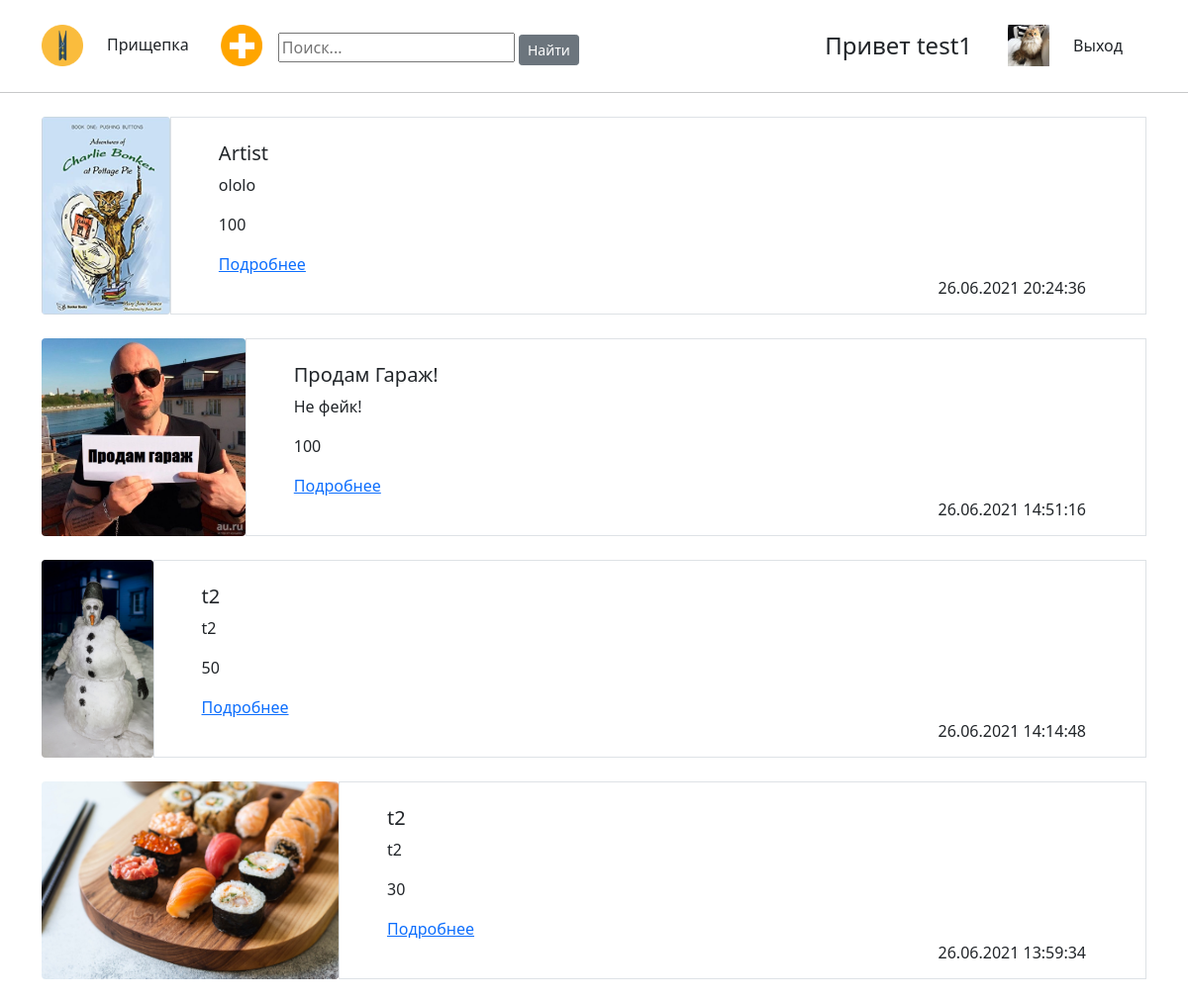
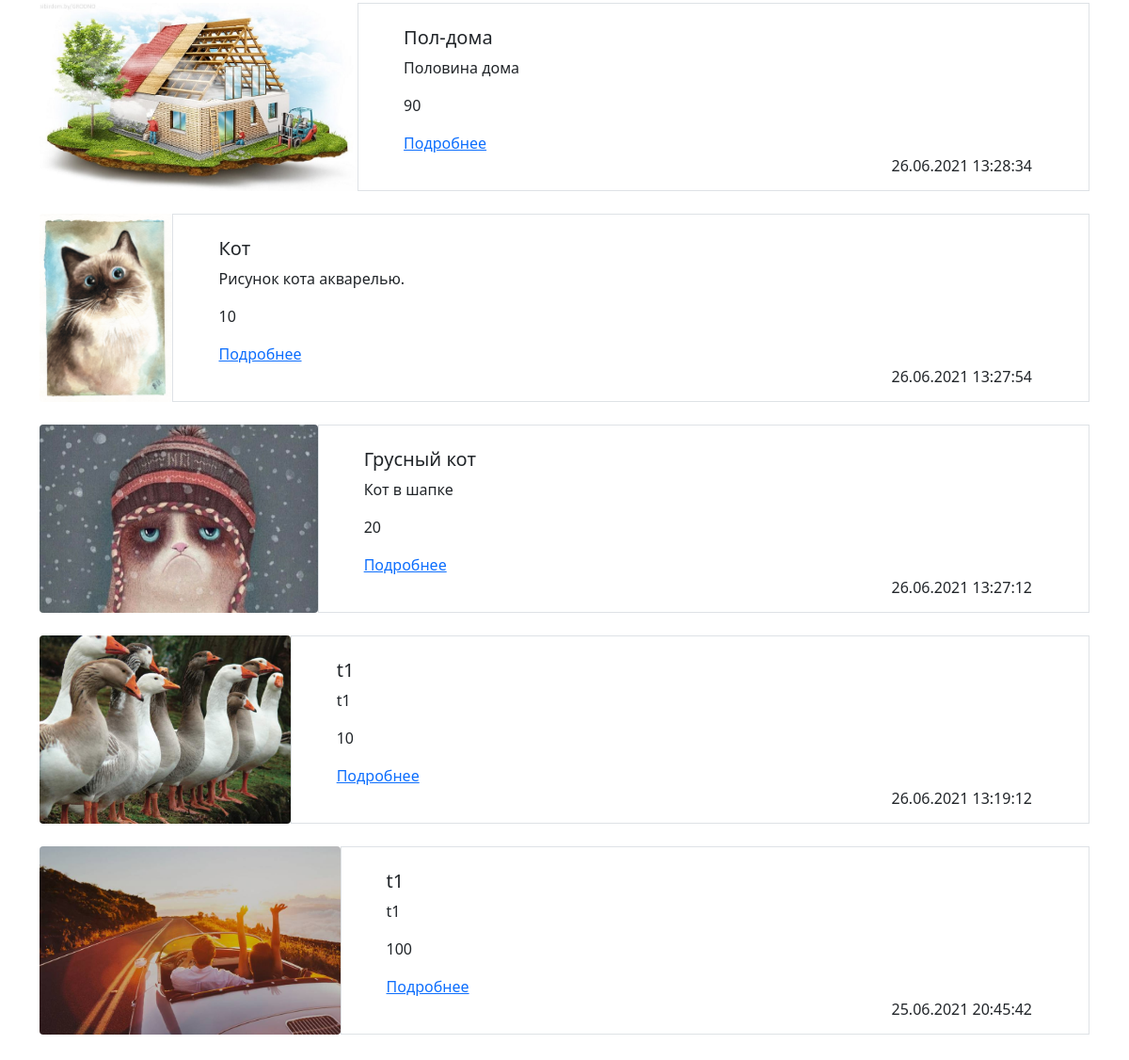
Page / (signed in) on the committed database (2 pictures, top to bottom).
### users/models.py (models this page shows)
class UserInfo(models.Model):
    image = models.ImageField(upload_to='user', null=True, blank=True)
    phone = models.CharField(max_length=20, null=True, blank=True)
    user = models.OneToOneField(User, on_delete=models.CASCADE, null=True)

### Services/models.py (models this page shows, shortened)
class Service(models.Model):
    picture = models.ImageField(upload_to='service', null=True, blank=True)
    title = models.CharField(max_length=200)
    descriptions = models.TextField()
    price = models.PositiveIntegerField()
    date_created = models.DateTimeField(auto_now_add=True)
    user = models.ForeignKey(User, on_delete=models.CASCADE, null=True)
    count = models.PositiveIntegerField(default=0)

### Services/views.py (the view)
# urls.py: path('', ServiceListView.as_view(), name='home'),
class ServiceListView(ListView):
    model = Service
    template_name = 'service/all_services.html'
    def get_context_data(self, *, object_list=None, **kwargs):
        context = super().get_context_data(**kwargs)
        context['services'] = Service.objects.order_by('-date_created')
        return context

### templates/service/all_services.html
{% extends 'base.html' %}
{% load static %}
{% block content %}
{% for service in services %}
<div class="container mt-4">
    <div class="d-flex position-relative mt-3">
      {% if service.picture %}
      <img src="{{ service.picture.url }}" height="200" class="rounded">
      {% endif %}
      <div class="container border px-5">
        <br>
        <h5 class="mt-0">{{ service.title }}</h5>
        <p>{{ service.descriptions }}</p>
        <p>{{ service.price }}</p>
        <a href="{% url 'detail' service.pk %}" class="stretched-link">Подробнее</a>
          <span class="container d-flex justify-content-end">
              {{ service.date_created|date:'d.m.Y H:i:s'}}
          </span>
      </div>
    </div>
</div>
{% endfor %}
{% endblock %}

### templates/header.html (shortened to what this page needs)
{% load static %}
<div class="container mt-3">
  <div class="d-flex flex-wrap align-items-center justify-content-center justify-content-lg-start">
    <a href="{% url 'home' %}"><img src="{% static 'image/ico.png' %}" height="42"></a>
    <div class="nav col-8 col-lg-auto me-lg-auto mb-2 justify-content-center mb-md-0">
    {% if not request.user.is_authenticated %}
      <a href="{% url 'home' %}" class="nav-link px-2 link-dark">Прищепка</a>
      <a href="{% url 'add_user' %}" class="nav-link px-2 link-dark">Регистрация</a>
      <a href="{% url 'login' %}" class="nav-link px-2 link-dark">Вход</a>
    {% else %}
      <a href="{% url 'home' %}" class="nav-link px-4 mt-2 link-dark">Прищепка</a>
      <a href="{% url 'add_service' %}" class="nav-link px-2 ml-7 link-dark"><img src="{% static 'image/plus.png' %}" height="42"></a></a>
      <form action="{% url 'search' %}" method="GET" class="mt-3 mx-2">
        <input name="user_search" placeholder="Поиск...">
        <button type="submit" class="btn btn-secondary btn-sm">Найти</button>
      </form>
    {% endif %}
    </div>
    {% if request.user.is_authenticated %}
    <div class="container mt-2 col-12 col-lg-auto mb-3 mb-lg-0 me-lg-3">
      <h4><a class="nav-link px-2 link-dark" href="{% url 'account' request.user.id %}">Привет {{ request.user.username }}</a></h4>
    {% endif %}
    </div>
      {% if not request.user.is_authenticated %}
          <img src="" height="42">
      {% elif not request.user.userinfo.image %}
         <a href="{% url 'account' request.user.id %}" class="d-block link-dark">
           <img src="{% static 'image/user1.png' %}" height="42">
         <a href="{% url 'logout' %}" class="nav-link px-4 link-dark">Выход</a>
      {% else %}
         <a href="{% url 'account' request.user.id %}" class="d-block link-dark">
           <img src="{{ request.user.userinfo.image.url }}" height="42">
         <a href="{% url 'logout' %}" class="nav-link px-4 link-dark">Выход</a>
      {% endif %}
      </a>
  </div>
</div>
<hr>

### rows in the picture
Service: picture (picture), title "Artist", descriptions "ololo", price "100", date_created "26.06.2021 20:24:36"
Service: picture (picture), title "Продам Гараж!", descriptions "Не фейк!", price "100", date_created "26.06.2021 14:51:16"
Service: picture (picture), title "t2", descriptions "t2", price "50", date_created "26.06.2021 14:14:48"
Service: picture (picture), title "t2", descriptions "t2", price "30", date_created "26.06.2021 13:59:34"
Service: picture (picture), title "Пол-дома", descriptions "Половина дома", price "90", date_created "26.06.2021 13:28:34"
Service: picture (picture), title "Кот", descriptions "Рисунок кота акварелью.", price "10", date_created "26.06.2021 13:27:54"
Service: picture (picture), title "Грусный кот", descriptions "Кот в шапке", price "20", date_created "26.06.2021 13:27:12"
Service: picture (picture), title "t1", descriptions "t1", price "10", date_created "26.06.2021 13:19:12"
Service: picture (picture), title "t1", descriptions "t1", price "100", date_created "25.06.2021 20:45:42"

### other values in the picture
{{ request.user.username }} "test1"
